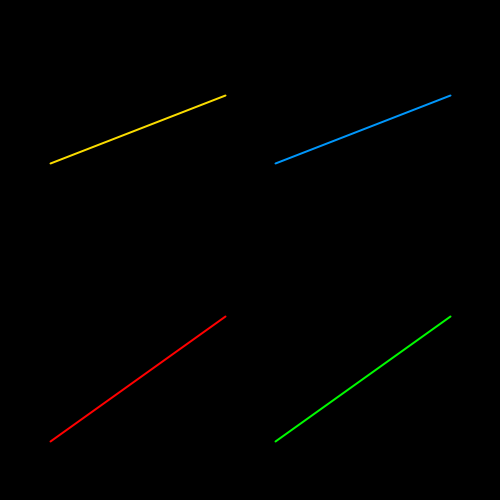
Frame 1 (no input)
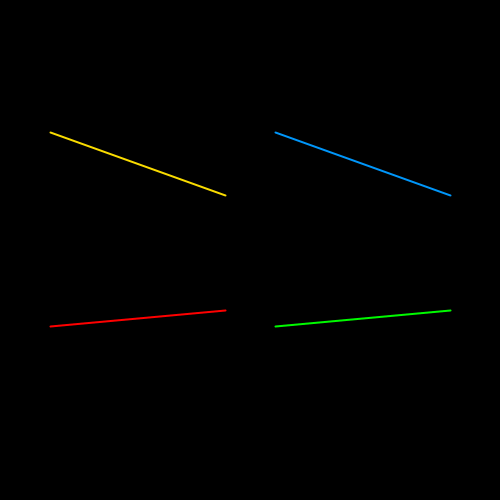
Frame 60 (the mouse pressed at the canvas centre just before this capture)
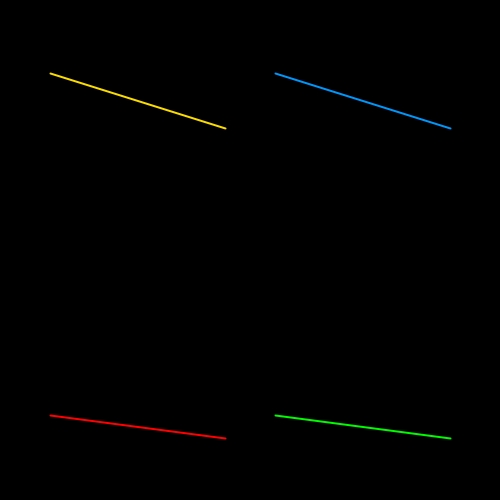
Frame 120 (the mouse held since frame 60 and released just before this capture)

The Processing sketch that drew these frames (run headless with seeded random() and noise(); from frame 60 on, the mouse is pressed at the canvas centre):

// Processing sketch: processing_184454
// ── processing_184454.pde

/*-----------------------------
Random Lines - Squares
Randomizes Horizontal  Lines in specific sections

Created February 3, 2015
By Lauren Alman
contact alman.5@osu.edu
Modified February 5, 2015

project URL
-----------------------------*/


//Setting up the Sketch
void setup()
{
  //Size of the page
  size(500,500);                                                                  
}

//The following code is for a vertical set of lines

void draw()
{
  //Line thickness
  strokeWeight(2);                                                                 
  //This is how fast the lines appear
  frameRate(500);                                                                  
  //Color of the background 
  background(0);                                                                  
  //margin
  float margin = width/10;
  //half margin
  float hMargin = margin/2;
  //half height
  float hHeight = height/2;
  //half width
  float hWidth = width/2;
 
  //Top Left
  stroke(250,220,0);     
  float X1=random(margin,hHeight-hMargin);
  //duplicate of X1 so that you do not have 2 of the same random variables 
  float X2=random(margin,hHeight-hMargin);     
  line(margin,X1,hWidth-hMargin,X2);                                                 

  //Top Right
  stroke(0,150,250);     
  line(hWidth+hMargin,X1,width-margin,X2);                               
  
  //Bottom Right
  stroke(255,0,0);     
  float X3=random(hHeight+hMargin,height-margin);   
  float X4=random(hHeight+hMargin,height-margin);   
  line(margin,X3,hWidth-hMargin,X4);                                                 
  
  //Bottom Left
  stroke(0,250,0);                                                                            
  line(hWidth+hMargin,X3,width-margin,X4);                                                  
}
